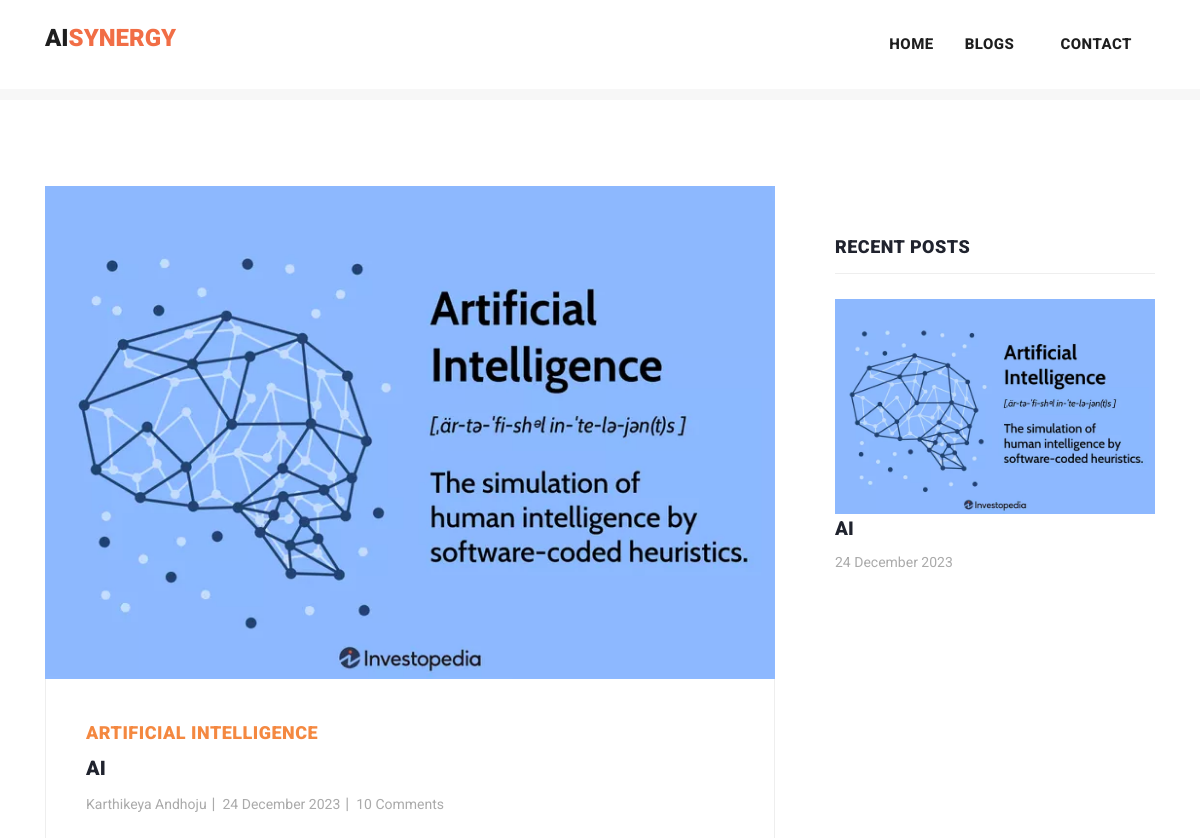
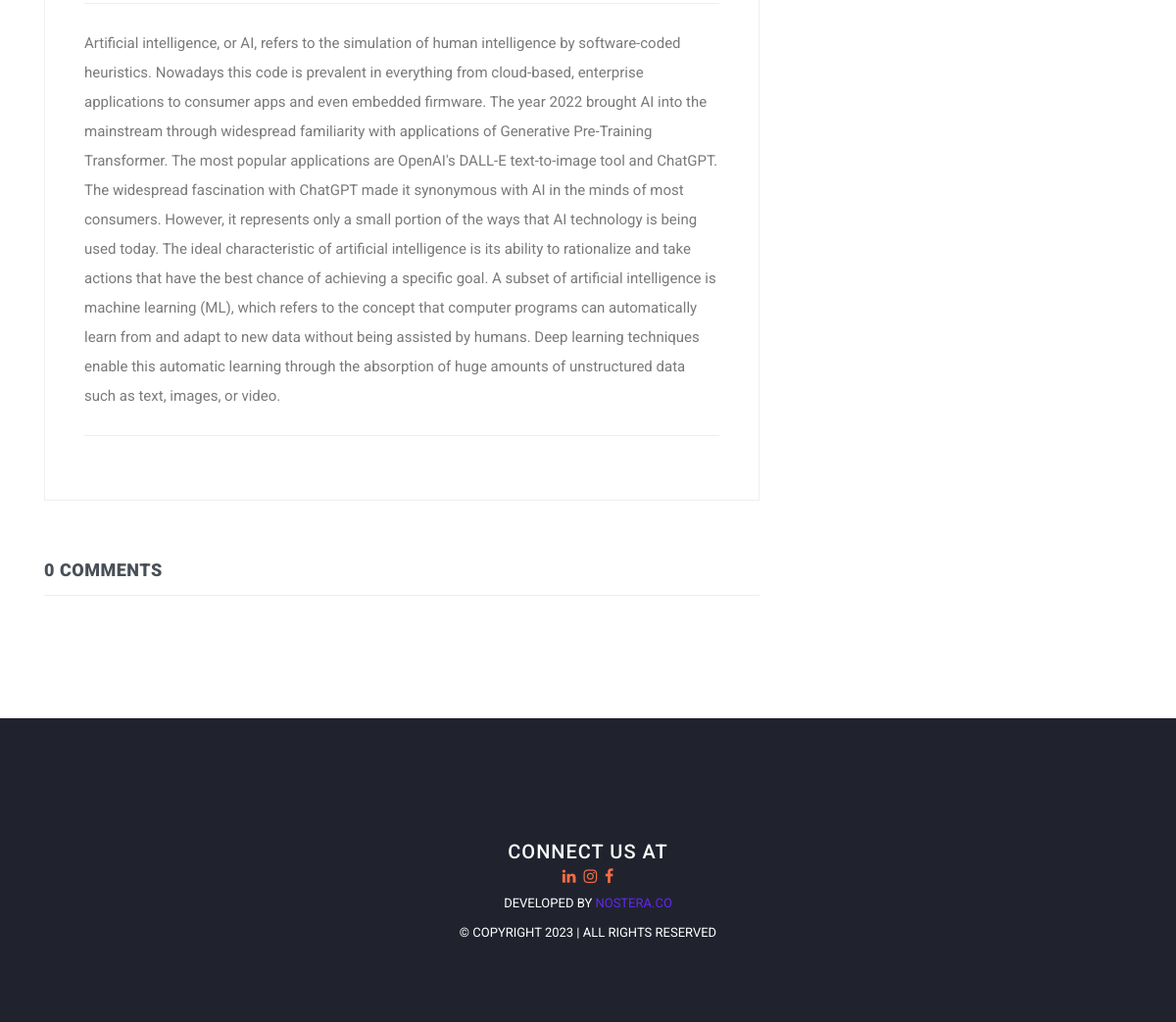
The page /post/5 on the database its author committed (2 pictures, top to bottom).
### myapp/models.py (models this page shows, shortened)
class Post(models.Model):
    postname = models.CharField(max_length=600)
    category = models.CharField(max_length=600)
    image = models.ImageField(upload_to='images/posts',blank=True,null=True)
    content = models.CharField(max_length=100000)
    time = models.CharField(default=time,max_length=100, blank=True)
    likes = models.IntegerField(null=True,blank=True,default=0)
    user = models.ForeignKey(User,on_delete=models.CASCADE)

### myapp/views.py (the view)
# urls.py: path("post/<int:id>",views.post,name="post"),
def post(request,id):
    post = Post.objects.get(id=id)
    return render(request,"post-details.html",{
        "user":request.user,
        'post':Post.objects.get(id=id),
        'recent_posts':Post.objects.all().order_by("-id"),
        'media_url':settings.MEDIA_URL,
        'comments':Comment.objects.filter(post_id = post.id),
        'total_comments': len(Comment.objects.filter(post_id = post.id))
    })

### templates/post-details.html (shortened to what this page needs)
{% load static %}
<!DOCTYPE html>
<html lang="en">
  <head>
    <link href="https://cdn.jsdelivr.net/npm/bootstrap@5.3.0-alpha3/dist/css/bootstrap.min.css" rel="stylesheet">
    <link href="{% static 'vendor/bootstrap/css/bootstrap.min.css' %}" rel="stylesheet">
    <link rel="stylesheet" href="{% static 'assets/css/fontawesome.css' %}">
    <link rel="stylesheet" href="{% static 'assets/css/templatemo-stand-blog.css' %}">
    <link rel="stylesheet" href="{% static 'assets/css/owl.css' %}">
  </head>
  <body>
    {%include 'header.html'%}
    <section class="blog-posts grid-system">
      <div class="container">
        <div class="row">
          <div class="col-lg-8">
            <div class="all-blog-posts">
              <div class="row">
                <div class="col-lg-12">
                  <div class="blog-post">
                    <div class="blog-thumb">
                      <img src="{{media_url}}{{post.image}}" alt="post_image">
                    </div>
                    <div class="down-content">
                      <span>{{post.category}}</span>
                      <a><h4>{{post.postname}}</h4></a>
                      <ul class="post-info">
                        <li><a href="#">{{post.user}}</a></li>
                        <li><a href="#">{{post.time}}</a></li>
                        <li><a href="#">10 Comments</a></li>
                      </ul>
                      <p>{{post.content}}</p>
                    </div>
                  </div>
                </div>
                <div class="col-lg-12">
                  <div class="sidebar-item comments">
                    <div class="sidebar-heading">
                      <h2 class="text-dark-emphasis">{{total_comments}} comments</h2>
                    </div>
                  </div>
                </div>
              </div>
            </div>
          </div>
          <div class="col-lg-4">
            <div class="sidebar">
              <div class="row">
                <div class="col-lg-12">
                  <div class="sidebar-item recent-posts">
                    <div class="sidebar-heading">
                      <h2>Recent Posts</h2>
                    </div>
                    <div class="content">
                      <ul>
                        {% for post in recent_posts|slice:"0:4" %}
                        <li>
                          <img src="{{media_url}}{{post.image}}" class="img-fluid" alt="">
                          <a href="post-details.html">
                            <a href="{% url 'post' post.id %}" class="text-decoration-none text-dark"><h5>{{post.postname}}</h5></a>
                          <span>{{post.time}}</span>
                        </a></li>
                        {% endfor %}
                      </ul>
                    </div>
                  </div>
                </div>
              </div>
            </div>
          </div>
        </div>
      </div>
    </section>
   {% include "footer.html" %}
  </body>
</html>

### static/assets/css/templatemo-stand-blog.css (style rules this page uses)
body { font-family: 'Roboto', sans-serif; overflow-x: hidden; text-rendering: optimizeLegibility; -webkit-font-smoothing: antialiased; -moz-osx-font-smoothing: grayscale; }
p { margin-bottom: 0px; font-size: 15px; font-weight: 400; color: #7a7a7a; line-height: 30px; }
a { text-decoration: none!important; }
ul { padding: 0; margin: 0; list-style: none; }
h1,h2,h3,h4,h5,h6 { margin: 0px; }
.blog-posts { margin-top: 100px; }
.blog-posts .blog-post { margin-bottom: 30px; }
.blog-posts .blog-thumb img { width: 100%; overflow: hidden; }
.blog-posts .down-content { padding: 40px; border-right: 1px solid #eee; border-left: 1px solid #eee; border-bottom: 1px solid #eee; }
.blog-posts .down-content span { font-size: 18px; text-transform: uppercase; letter-spacing: 0.5px; font-weight: 900; color: #f48840; }
.blog-posts .down-content h4 { font-size: 24px; text-transform: capitalize; letter-spacing: 0.5px; font-weight: 900; color: #20232e; margin: 10px 0px 12px 0px; }
.blog-posts .down-content ul.post-info li { display: inline-block; margin-right: 8px; }
.blog-posts .down-content ul.post-info li:after { content: '|'; color: #aaa; margin-left: 8px; }
.blog-posts .down-content h4 { font-size: 20px; letter-spacing: 0.25px; }
.grid-system .down-content ul.post-info li { margin-right: 3px; }
.grid-system .down-content ul.post-info li:after { margin-left: 5px; }
.blog-posts .down-content ul.post-info li:last-child::after { display: none; }
.blog-posts .down-content ul.post-info li a { font-size: 14px; color: #aaa; font-weight: 400; transition: all .3s; }
.blog-posts .down-content p { padding: 25px 0px; margin: 25px 0px; border-top: 1px solid #eee; border-bottom: 1px solid #eee; }
.blog-posts .sidebar-heading h2 { font-size: 18px; text-transform: uppercase; font-weight: 900; letter-spacing: 0.5px; color: #20232e; border-bottom: 1px solid #eee; padding-bottom: 15px; margin-bottom: 25px; }
.blog-posts .comments { margin-top: 30px; }
.sidebar { margin-left: 30px; }
.sidebar .sidebar-item { margin-top: 50px; }
.sidebar .sidebar-heading h2 { font-size: 18px; text-transform: uppercase; font-weight: 900; letter-spacing: 0.5px; color: #20232e; border-bottom: 1px solid #eee; padding-bottom: 15px; margin-bottom: 25px; }
.sidebar .recent-posts ul li { margin-bottom: 15px; padding-bottom: 15px; border-bottom: 1px solid #eee; }
.sidebar .recent-posts ul li:last-child { margin-bottom: 0px; padding-bottom: 0px; border-bottom: none; }
.sidebar .recent-posts ul li h5 { font-size: 19px; font-weight: 900; color: #20232e; line-height: 30px; transition: all 0.3s; }
.sidebar .recent-posts ul li span { display: block; font-size: 14px; color: #aaa; margin-top: 8px; }

### templates/footer.html (style rules this page uses)
h4 { text-align: left; color: #dfdada; letter-spacing: 1px; margin-bottom: 20px; font-size: 20px; }
li { text-decoration: none; text-align: left; }
li a { color: rgb(153, 147, 147); }

### rows shown on the page
Post: image (picture), category "ARTIFICIAL INTELLIGENCE", postname "AI", user "Karthikeya Andhoju", time "24 December 2023", content "Artificial intelligence, or AI, refers to the simulation of human intelligence by software-coded heuristics. Nowadays this code is prevalent in everything from cloud-based, enterprise applications to consumer apps and even embedded firmware. The year 2022 brought AI into the mainstream through widespread familiarity with applications of Generative Pre-Training Transformer. The most popular applications are OpenAI's DALL-E text-to-image tool and ChatGPT. The widespread fascination with ChatGPT made it synonymous with AI in the minds of most consumers. However, it represents only a small portion of the ways that AI technology is being used today. The ideal characteristic of artificial…"

### other values the page prints
{{ total_comments }} "0"
